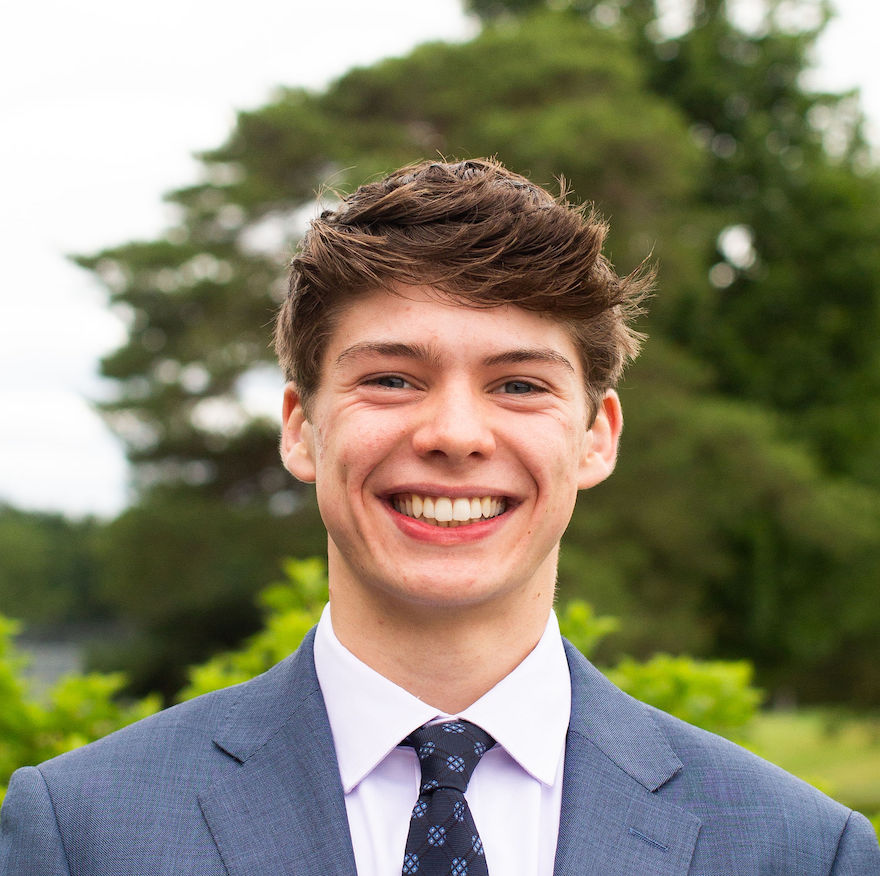
//> input picture opencv-practice/headshot.JPG, 880 x 876 px
$ ./main   (built with g++ and OpenCV 4)
//> lines starting //> are read from the running program, lines starting //| are printed output that depends on the picture
//> further down, img is the input picture: 876 rows x 880 cols, CV_8UC3; mean B, G, R 108.9, 130.9, 134.9
### opencv-practice/Chapter-3/chapter3.hpp
//
//  chapter3.hpp
//  opencv-practice
//
//  Created by CJ Wheelan on 8/10/22.
//

#ifndef chapter3_hpp
#define chapter3_hpp

#include <stdio.h>
#include <iostream>
#include <opencv2/imgproc.hpp>
#include <opencv2/highgui.hpp>

using namespace cv;
using namespace std;

class Chapter3 {
public:
    void resize_crop_practice(Mat img);

    Mat blur_gray_crop_shrink(Mat img, int x = 200, int y = 200, int width = 300, int height = 300, double factor = 0.75);
};

#endif /* chapter3_hpp */

### opencv-practice/Chapter-2/chapter2.hpp
//
//  chapter2.hpp
//  opencv-practice
//
//  Created by CJ Wheelan on 8/10/22.
//

#ifndef chapter2_hpp
#define chapter2_hpp

#include <stdio.h>
#include <opencv2/imgproc.hpp>
#include <opencv2/highgui.hpp>

using namespace cv;

class Chapter2 {
public:
    Chapter2();

    void edit_image(Mat img);

};

#endif /* chapter2_hpp */

### opencv-practice/Chapter-1/chapter1.hpp
//
//  chapter1.hpp
//  opencv-practice
//
//  Created by CJ Wheelan on 8/10/22.
//

#ifndef chapter1_hpp
#define chapter1_hpp

#include <stdio.h>
#include <iostream>
#include <opencv2/highgui.hpp>

using namespace std;
using namespace cv;

class Chapter1 {
public:
    void launch_video(string path);
    void launch_webcam();

private:
    void play_video(VideoCapture cap);
};


#endif /* chapter1_hpp */

### opencv-practice/Chapter-3/chapter3.cpp
//
//  chapter3.cpp
//  opencv-practice
//
//  Created by CJ Wheelan on 8/10/22.
//

#include "chapter3.hpp"

// [24 lines left out: function resize_crop_practice, not called in this run]

// Take an image and: blur, convert to gray, crop at (x, y) with width and height, shrink by a factor of factor
Mat Chapter3::blur_gray_crop_shrink(Mat img, int x, int y, int width, int height, double factor) {
//> called with x = 300, y = 200, width = 300, height = 300, factor = 0.75

    Mat outputImage;

    // Blur, bigger Size values means more blur
    GaussianBlur(img, outputImage, Size(5, 5), 5, 0);

    // Convert to gray
    cvtColor(outputImage, outputImage, COLOR_BGR2GRAY);
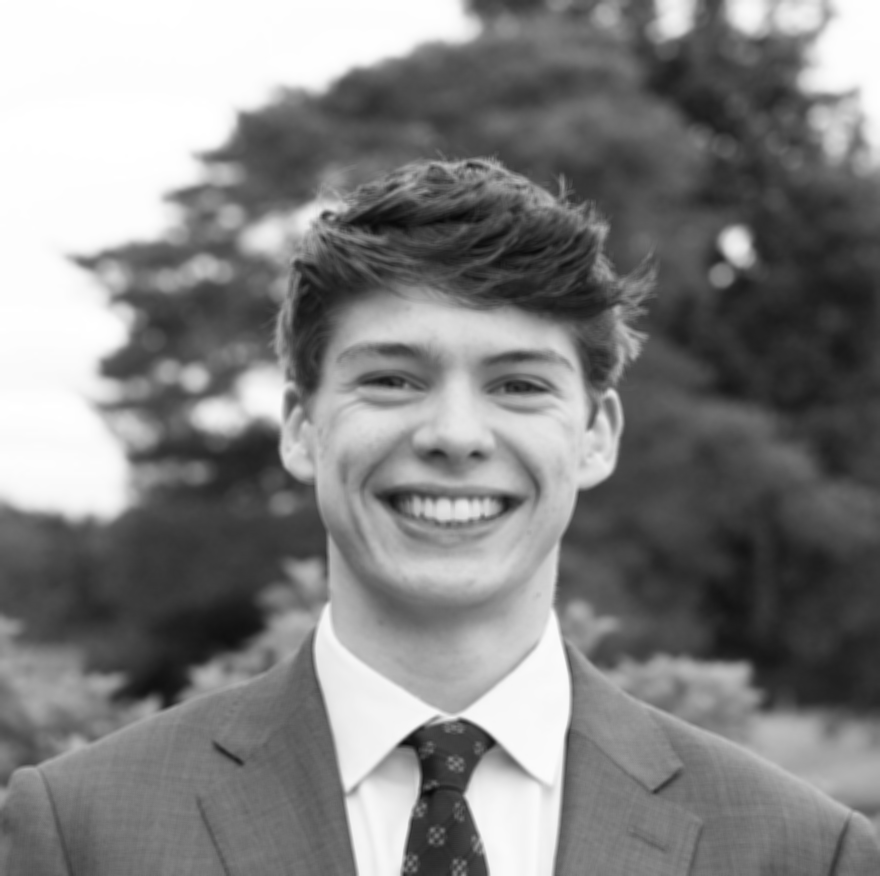
//> outputImage: 876 rows x 880 cols, CV_8UC1; min 9, max 255, mean 129.6

    // Create rectangle to crop image
    Rect roi(x, y, width, height);
    // Crop image
    outputImage = outputImage(roi);
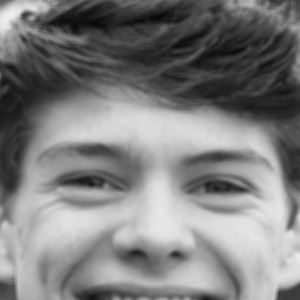
//> outputImage: 300 rows x 300 cols, CV_8UC1; min 9, max 240, mean 126.3

    // Resize with factor (maintain aspect ratio)
    resize(outputImage, outputImage, Size(), factor, factor);
//> outputImage: 225 rows x 225 cols, CV_8UC1

    return outputImage;
}

### opencv-practice/main.cpp
//
//  main.cpp
//  opencv-practice
//
//  Created by CJ Wheelan on 8/8/22.
//


//#include <opencv2/imgcodecs.hpp>
//#include <opencv2/highgui.hpp>
#include <opencv2/imgproc.hpp>
#include <iostream>

#include "Chapter-1/chapter1.hpp"
#include "Chapter-2/chapter2.hpp"
#include "Chapter-3/chapter3.hpp"

using namespace cv;
using namespace std;


int main() {

    Mat img = imread("headshot.JPG");

    Chapter3 chap3;

    Mat result = chap3.blur_gray_crop_shrink(img, 300, 200);

    imshow("New Image", result);
    waitKey();
}
